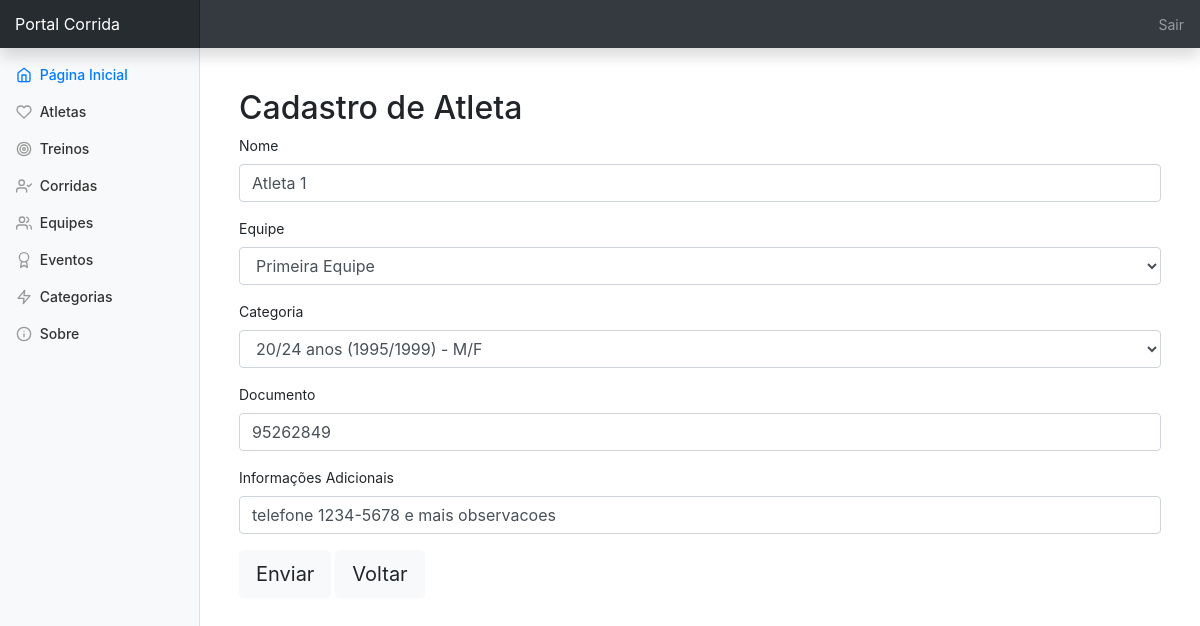
The page /atleta/crud_atleta.php?acao=buscar&id=1 (signed in) on the database its author committed.
### tables this page shows
CREATE TABLE `atleta` (
  `id` int(11) NOT NULL,
  `nome` varchar(255) NOT NULL,
  `id_equipe` int(11) NOT NULL,
  `id_categoria` int(11) NOT NULL,
  `documento` varchar(255) NOT NULL,
  `info_adicionais` varchar(255) NOT NULL
);

CREATE TABLE `equipe` (
  `id` int(11) NOT NULL,
  `nome_equipe` varchar(255) NOT NULL,
  `cidade` varchar(255) NOT NULL
);

CREATE TABLE `categoria` (
  `id` int(11) NOT NULL,
  `categoria` varchar(255) NOT NULL
);

### atleta/form_atleta.php (the view, shortened to what this page needs)
<?php
$sql_equipe  = "SELECT * FROM equipe;";
$query_equipe = $con->query($sql_equipe);
$lista_equipe = $query_equipe->fetchAll();
$sql_categoria  = "SELECT * FROM categoria;";
$query_categoria = $con->query($sql_categoria);
$lista_categoria = $query_categoria->fetchAll();
?>
<div class="container">
  <?php
  if(isset($registro)){
    $acao = "crud_atleta.php?acao=atualizar&id="
    .$registro['id'];
  }else{
    $acao = "crud_atleta.php?acao=cadastrar";
  }
  ?>
  <h2>Cadastro de Atleta</h2>
  <form class="" action="<?= $acao; ?>" method="post" col-10>
    <div class="form-group">
      <label>Nome</label>
      <input class="form-control" type="text" name="nome"
      value="<?php if(isset($registro))
      echo $registro['nome'];?>" required autofocus>
    </div>
    <div class="form-group">
      <label>Equipe</label>
      <select class="form-control" name="id_equipe">
        <?php foreach($lista_equipe as $item){ ?>
          <option value="<?= $item['id']; ?>"
            <?php if(isset($registro)
              && $registro['id_equipe']==$item['id'])
              echo "selected"; ?>>
              <?= $item['nome_equipe']; ?>
            </option>
          <?php } ?>
        </select>
      </div>
      <div class="form-group">
        <label>Categoria</label>
        <select class="form-control" name="id_categoria">
          <?php foreach($lista_categoria as $item){ ?>
            <option value="<?= $item['id']; ?>"
              <?php if(isset($registro)
                && $registro['id_categoria']==$item['id'])
                echo "selected"; ?>>
                <?= $item['categoria']; ?>
              </option>
            <?php } ?>
          </select>
        </div>
        <div class="form-group">
          <label>Documento</label>
          <input class="form-control" type="text" name="documento"
          value="<?php if(isset($registro))
          echo $registro['documento'];?>">
        </div>
        <div class="form-group">
          <label>Informações Adicionais</label>
          <input class="form-control" type="text" name="info_adicionais"
          value="<?php if(isset($registro))
          echo $registro['info_adicionais'];?>">
        </div>
        <button class="btn btn-light btn-lg">Enviar</button>
        <a class="btn btn-light btn-lg" href="<?= BASE_URL . 'atleta/crud_atleta.php?acao=listar';?>">Voltar</a>
      </form>
    </div>

### dashboard.css (style rules this page uses)
body { font-size: .875rem; }
.container { padding-top: 20px; }

### rows shown on the page
atleta: nome "Atleta 1", id_equipe "Primeira Equipe", id_categoria "20/24 anos (1995/1999) - M/F", documento "95262849", info_adicionais "telefone 1234-5678 e mais observacoes"
